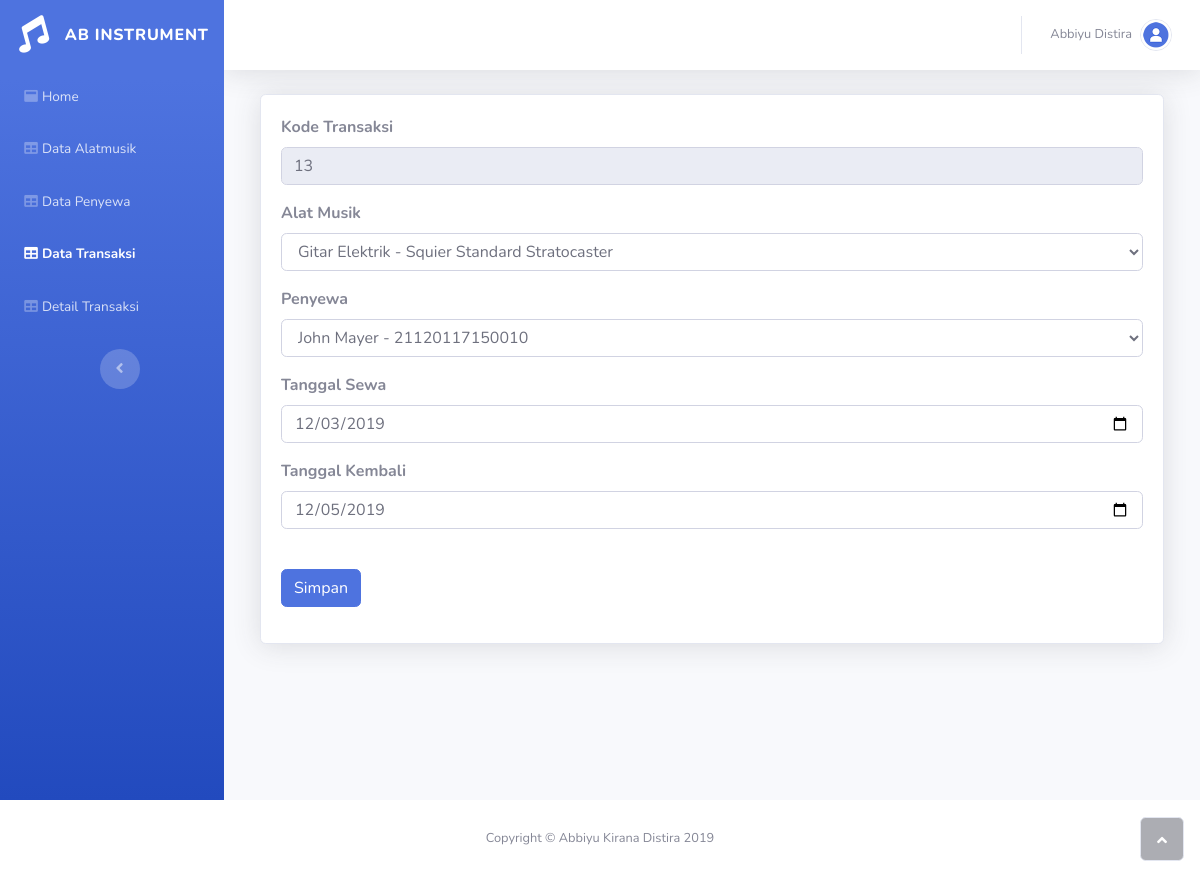
/edit_transaksi.php?id_transaksi=13 (signed in), run on the app's committed database.
### tables this page shows
CREATE TABLE `transaksi` (
  `id_transaksi` int(11) NOT NULL,
  `id_alatmusik` int(11) NOT NULL,
  `id_penyewa` varchar(25) NOT NULL,
  `tgl_pinjam` date NOT NULL,
  `tgl_kembali` date DEFAULT NULL
);

CREATE TABLE `alatmusik` (
  `id_alatmusik` int(11) NOT NULL,
  `merk` varchar(25) NOT NULL,
  `tipe` varchar(50) NOT NULL,
  `jenis` varchar(20) NOT NULL,
  `harga_sewa` varchar(25) NOT NULL,
  `status` varchar(25) NOT NULL
);

CREATE TABLE `penyewa` (
  `id_penyewa` varchar(25) NOT NULL,
  `nama` varchar(50) NOT NULL,
  `alamat` varchar(75) NOT NULL,
  `no_hp` varchar(13) NOT NULL
);

### edit_transaksi.php (the view, shortened to what this page needs)
<?php
include "koneksi.php";
$id_transaksi = $_GET['id_transaksi'];
$query = mysqli_query($connect, "select * from transaksi where id_transaksi='$id_transaksi'") or die(mysqli_error($connect));
while ($res = mysqli_fetch_array($query)) {
    $id_transaksi = $res['id_transaksi'];
    $id_alatmusik = $res['id_alatmusik'];
    $tgl_pinjam = $res['tgl_pinjam'];
    $tgl_kembali = $res['tgl_kembali'];
}
?>
<!DOCTYPE html>
<html>
<head>
    <link rel="stylesheet" href="assets/bootstrap/css/bootstrap.min.css">
    <link rel="stylesheet" href="assets/fonts/fontawesome-all.min.css">
    <link rel="stylesheet" href="assets/css/Navigation-Clean.css">
</head>
<body id="page-top">
    <div id="wrapper">
        <nav class="navbar navbar-dark align-items-start sidebar sidebar-dark accordion bg-gradient-primary p-0">
            <div class="container-fluid d-flex flex-column p-0">
                <a class="navbar-brand d-flex justify-content-center align-items-center sidebar-brand m-0" href="#">
                    <div class="sidebar-brand-icon rotate-n-15"><i class="fas fa-music"></i></div>
                    <div class="sidebar-brand-text mx-3"><span>AB Instrument</span></div>
                </a>
                <ul class="nav navbar-nav text-light" id="accordionSidebar">
                    <li class="nav-item" role="presentation">
                        <a class="nav-link" href="index.php"><i class="fas fa-window-maximize"></i><span>Home</span></a>
                        <a class="nav-link href="alatmusik.php"><i class="fas fa-table"></i><span>Data Alatmusik</span></a>
                        <a class="nav-link" href="penyewa.php"><i class="fas fa-table"></i><span>Data Penyewa</span></a>
                        <a class="nav-link active"" href="transaksi.php"><i class="fas fa-table"></i><span>Data Transaksi</span></a>
                        <a class="nav-link" href="detailtransaksi.php"><i class="fas fa-table"></i><span>Detail Transaksi</span></a>
                    </li>
                </ul>
                <div class="text-center d-none d-md-inline"><button class="btn rounded-circle border-0" id="sidebarToggle" type="button"></button></div>
            </div>
        </nav>
        <div class="d-flex flex-column" id="content-wrapper">
            <div id="content">
                <nav class="navbar navbar-light navbar-expand bg-white shadow mb-4 topbar static-top">
                    <div class="container-fluid">
                        <ul class="nav navbar-nav flex-nowrap ml-auto">
                            <li class="nav-item dropdown no-arrow" role="presentation">
                                <div class="nav-item dropdown no-arrow"><a class="dropdown-toggle nav-link" data-toggle="dropdown" aria-expanded="false" href="#">
                                    <span class="d-none d-lg-inline mr-2 text-gray-600 small">
                                    <?php
                                        include "koneksi.php";
                                        $username = $_SESSION['username'];
                                        $query = "SELECT * from admin where username='$username'";
                                        $result = mysqli_query($connect, $query) or die(mysqli_error($connect));
                                        while ($row = mysqli_fetch_array($result)) {
                                    ?>
                                    <?php echo $row['nama']; ?>
                                    <?php
                                        }
                                    ?>
                                    </span><img class="border rounded-circle img-profile" src="assets/img/avatars/avatar1.jpeg"></a>
                    </div>
                    </li>
                    </ul>
            </div>
            </nav>
            <div class="container-fluid">
                <div class="col">
                        <div class="card shadow">
                            <div class="card-body">
                                <form method="post" action="aksi_edittransaksi.php?id_transaksi=<?php echo $id_transaksi; ?>">
                                    <div class="form-group">
                                        <label>
                                            <strong>Kode Transaksi</strong>
                                            <br>
                                        </label>
                                        <input disabled value="<?php echo $id_transaksi; ?>" class="form-control" type="text" name="id_transaksi" value="<?php echo $row['id_transaksi']; ?>">
                                    </div>
                                    <div class="form-group">
                                        <label>
                                            <strong>Alat Musik</strong>
                                            <br>
                                        </label>
                                        <select class="form-control" name='id_alatmusik'>
                                        <?php
                                            include "koneksi.php";
                                            $queryalatmusik = "SELECT * FROM alatmusik where id_alatmusik= $id_alatmusik";
                                            $resultalatmusik = mysqli_query($connect, $queryalatmusik) or die(mysqli_error($connect));
                                            $rowalatmusik = mysqli_fetch_array($resultalatmusik);
                                        ?>
                                            <option selected value="<?php echo $rowalatmusik['id_alatmusik'];	?>" ><?php echo $rowalatmusik['jenis']; ?> - <?php echo $rowalatmusik['merk']; ?> <?php echo $rowalatmusik['tipe']; ?></option>
                                        <?php
                                            include "koneksi.php";
                                            $query = "SELECT * FROM alatmusik where status='Masih' ";
                                            $result = mysqli_query($connect, $query) or die(mysqli_error($connect));
                                            while($row = mysqli_fetch_array($result)) {
                                        ?>
                                            <option value="<?php echo $row['id_alatmusik'];	?>" ><?php echo $row['jenis']; ?> - <?php echo $row['merk']; ?> <?php echo $row['tipe']; ?></option>
                                        <?php } ?>
                                        </select>
                                    </div>
                                    <div class="form-group">
                                        <label>
                                            <strong>Penyewa</strong>
                                            <br>
                                        </label>
                                        <select class="form-control" name='id_penyewa'>
                                        <?php
                                            include "koneksi.php";
                                            $query = "SELECT * FROM penyewa";
                                            $querypenyewa = "SELECT id_penyewa FROM transaksi where id_transaksi= $id_transaksi";
                                            $result = mysqli_query($connect, $query) or die(mysqli_error($connect));
                                            $resultpenyewa = mysqli_query($connect, $querypenyewa) or die(mysqli_error($connect));
                                            $rowpenyewa = mysqli_fetch_array($resultpenyewa);
                                            while($row = mysqli_fetch_array($result)) {
                                        ?>
                                            <option value="<?php echo $row['id_penyewa'];	?>" <?php if ($row['id_penyewa'] == $rowpenyewa['id_penyewa']) echo 'selected = "selected"'; ?>><?php echo $row['nama']; ?> - <?php echo $row['id_penyewa']; ?></option>
                                        <?php } ?>
                                        </select>
                                    </div>
                                    <div class="form-group">
                                        <label>
                                            <strong>Tanggal Sewa</strong>
                                            <br>
                                        </label>
                                        <input value="<?php echo $tgl_pinjam; ?>" type="date" class="form-control" name="tgl_pinjam" value="<?php echo $row['tgl_pinjam']; ?>" required>
                                    </div>
                                    <div class="form-group">
                                        <label>
                                            <strong>Tanggal Kembali</strong>
                                            <br>
                                        </label>
                                        <input value="<?php echo $tgl_kembali; ?>" type="date" class="form-control" name="tgl_kembali" value="<?php echo $row['tgl_kembali']; ?>" required>
                                    </div>
                                    <br>
                                    <div class="form-group">
                                            <button class="btn btn-primary" type="submit">Simpan</button>
                                    </div>
                                </form>
                            </div>
                        </div>
                    </div>
                </div>
            </div>
        </div>
        </div>
        <footer class="bg-white sticky-footer">
            <div class="container my-auto">
                <div class="text-center my-auto copyright"><span>Copyright © Abbiyu Kirana Distira 2019</span></div>
            </div>
        </footer>
    </div><a class="border rounded d-inline scroll-to-top" href="#page-top"><i class="fas fa-angle-up"></i></a></div>
</body>
</html>

### data on the page
transaksi: id_transaksi "13", id_penyewa "John Mayer - 21120117150010", tgl_pinjam "12/03/2019", tgl_kembali "12/05/2019"
alatmusik: id_alatmusik "Gitar Elektrik - Squier Standard Stratocaster"

### other printed values
$row['nama'] "Abbiyu Distira"
